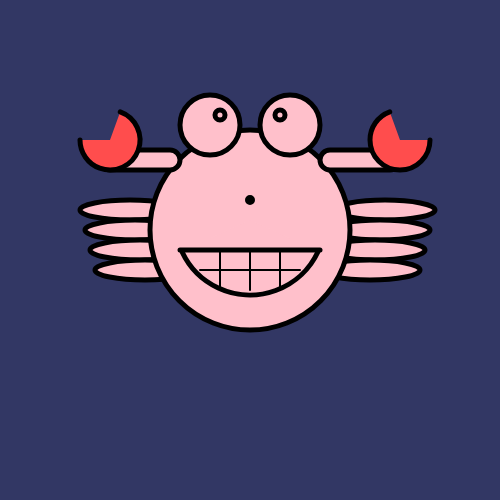
Frame 1 (no input)
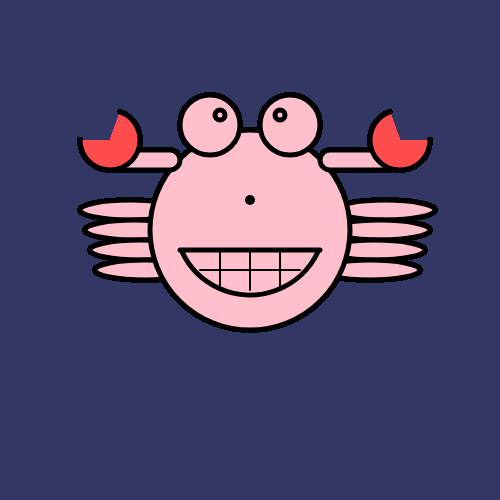
Frame 60 (no input)
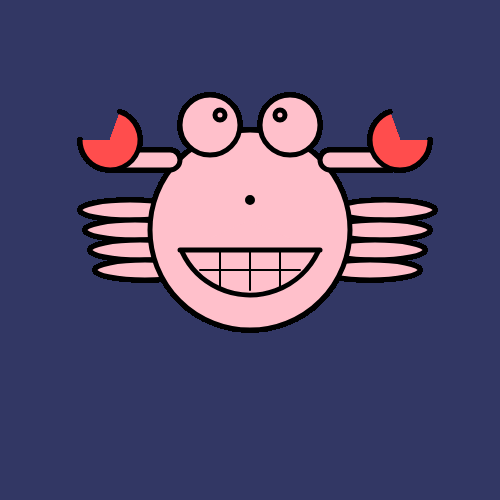
Frame 120 (the mouse pressed at the canvas centre since frame 60)

The p5.js sketch that drew these frames (run headless with seeded random() and noise() and a simulated clock; from frame 60 on, the mouse is pressed at the canvas centre):

// p5.js sketch
// ── sketch.js
//Global Variables
var legX = 130;
var legY = 210;
var main = "pink";
var eyeY = 125;
var teethX = 250;



function setup() {
  // put setup code here
  createCanvas(500,500);
  background(50,55,100);
}

function draw() {
  strokeWeight(5);

  //console.log(main);
  fill(main);

  //console.log(legX);
  ellipse(legX,legY,100,20);
  ellipse(legX+5,legY+20,100,20);
  ellipse(legX+10,legY+40,100,20);
  ellipse(legX+15,legY+60,100,20);

  //right legs
  ellipse(legX+255,legY,100,20);
  ellipse(legX+250,legY+20,100,20);
  ellipse(legX+245,legY+40,100,20);
  ellipse(legX+240,legY+60,100,20);


  //crab body
  ellipse(250,230,200,200);

  //left eyes
  ellipse(210,eyeY,60,60);

  //left pupil
  ellipse(220,eyeY-10,10,10);

  //right eyes
  ellipse(290,eyeY,60,60);

  //right pupil
  ellipse(280,eyeY-10,10,10);

  //nose
  ellipse(250,200,5,5);

  //mouth
  angleMode(DEGREES);
  arc(250,220,150,150,25,155);
  line(180,250,320,250);

  //front legs
  rect(100,150,80,20,10);
  rect(320,150,80,20,10);

  fill(255,77,77);
  //left craw
  angleMode(DEGREES);
  arc(110,140,60,60,-70,180);
  arc(400,140,60,60,0,250);


  strokeWeight(2);
  //teeth
  line(200,270,300,270);
  line(teethX-30,250,teethX-30,290);
  line(teethX,250,teethX,290);
  line(teethX+30,250,teethX+30,290);











  // put drawing code here
}
